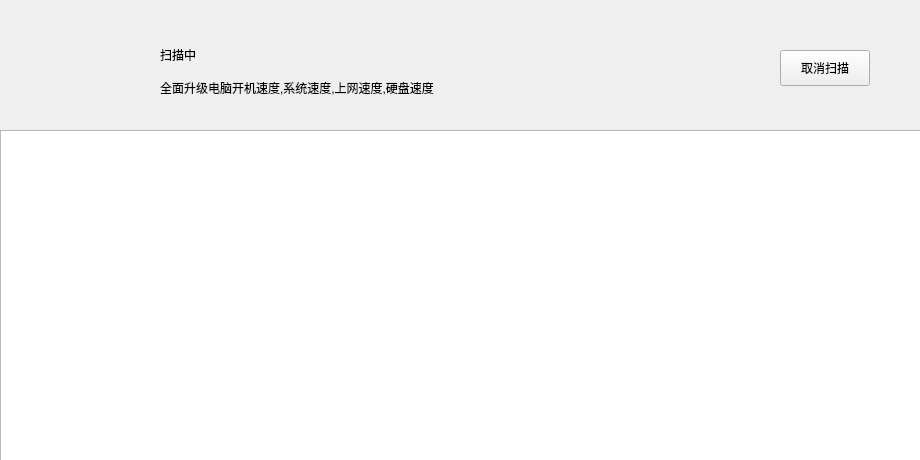
<?xml version="1.0" encoding="UTF-8"?>
<ui version="4.0">
 <class>Fix2Widget</class>
 <widget class="QWidget" name="Fix2Widget">
  <property name="geometry">
   <rect>
    <x>0</x>
    <y>0</y>
    <width>920</width>
    <height>460</height>
   </rect>
  </property>
  <property name="windowTitle">
   <string>Form</string>
  </property>
  <widget class="QWidget" name="background" native="true">
   <property name="geometry">
    <rect>
     <x>0</x>
     <y>0</y>
     <width>920</width>
     <height>460</height>
    </rect>
   </property>
  </widget>
  <widget class="QWidget" name="main" native="true">
   <property name="geometry">
    <rect>
     <x>0</x>
     <y>0</y>
     <width>920</width>
     <height>460</height>
    </rect>
   </property>
   <widget class="QWidget" name="top" native="true">
    <property name="geometry">
     <rect>
      <x>0</x>
      <y>0</y>
      <width>920</width>
      <height>130</height>
     </rect>
    </property>
    <widget class="WaveBallWidget" name="waveBall" native="true">
     <property name="geometry">
      <rect>
       <x>40</x>
       <y>20</y>
       <width>90</width>
       <height>90</height>
      </rect>
     </property>
    </widget>
    <widget class="ProgressBarWidget" name="progreBar" native="true">
     <property name="geometry">
      <rect>
       <x>0</x>
       <y>126</y>
       <width>920</width>
       <height>4</height>
      </rect>
     </property>
    </widget>
    <widget class="QLabel" name="title">
     <property name="geometry">
      <rect>
       <x>160</x>
       <y>40</y>
       <width>401</width>
       <height>30</height>
      </rect>
     </property>
     <property name="text">
      <string>扫描中</string>
     </property>
    </widget>
    <widget class="QLabel" name="subtitle">
     <property name="geometry">
      <rect>
       <x>160</x>
       <y>80</y>
       <width>381</width>
       <height>16</height>
      </rect>
     </property>
     <property name="text">
      <string>全面升级电脑开机速度,系统速度,上网速度,硬盘速度</string>
     </property>
    </widget>
    <widget class="QPushButton" name="pushButton">
     <property name="geometry">
      <rect>
       <x>780</x>
       <y>50</y>
       <width>90</width>
       <height>36</height>
      </rect>
     </property>
     <property name="text">
      <string>取消扫描</string>
     </property>
    </widget>
   </widget>
   <widget class="QWidget" name="bottom" native="true">
    <property name="geometry">
     <rect>
      <x>0</x>
      <y>130</y>
      <width>920</width>
      <height>331</height>
     </rect>
    </property>
    <widget class="QListWidget" name="listWidget">
     <property name="geometry">
      <rect>
       <x>0</x>
       <y>0</y>
       <width>921</width>
       <height>331</height>
      </rect>
     </property>
    </widget>
   </widget>
  </widget>
 </widget>
 <customwidgets>
  <customwidget>
   <class>WaveBallWidget</class>
   <extends>QWidget</extends>
   <header location="global">customviews/waveballwidget.h</header>
   <container>1</container>
  </customwidget>
  <customwidget>
   <class>ProgressBarWidget</class>
   <extends>QWidget</extends>
   <header location="global">customviews/progressbarwidget.h</header>
   <container>1</container>
  </customwidget>
 </customwidgets>
 <resources/>
 <connections/>
</ui>
